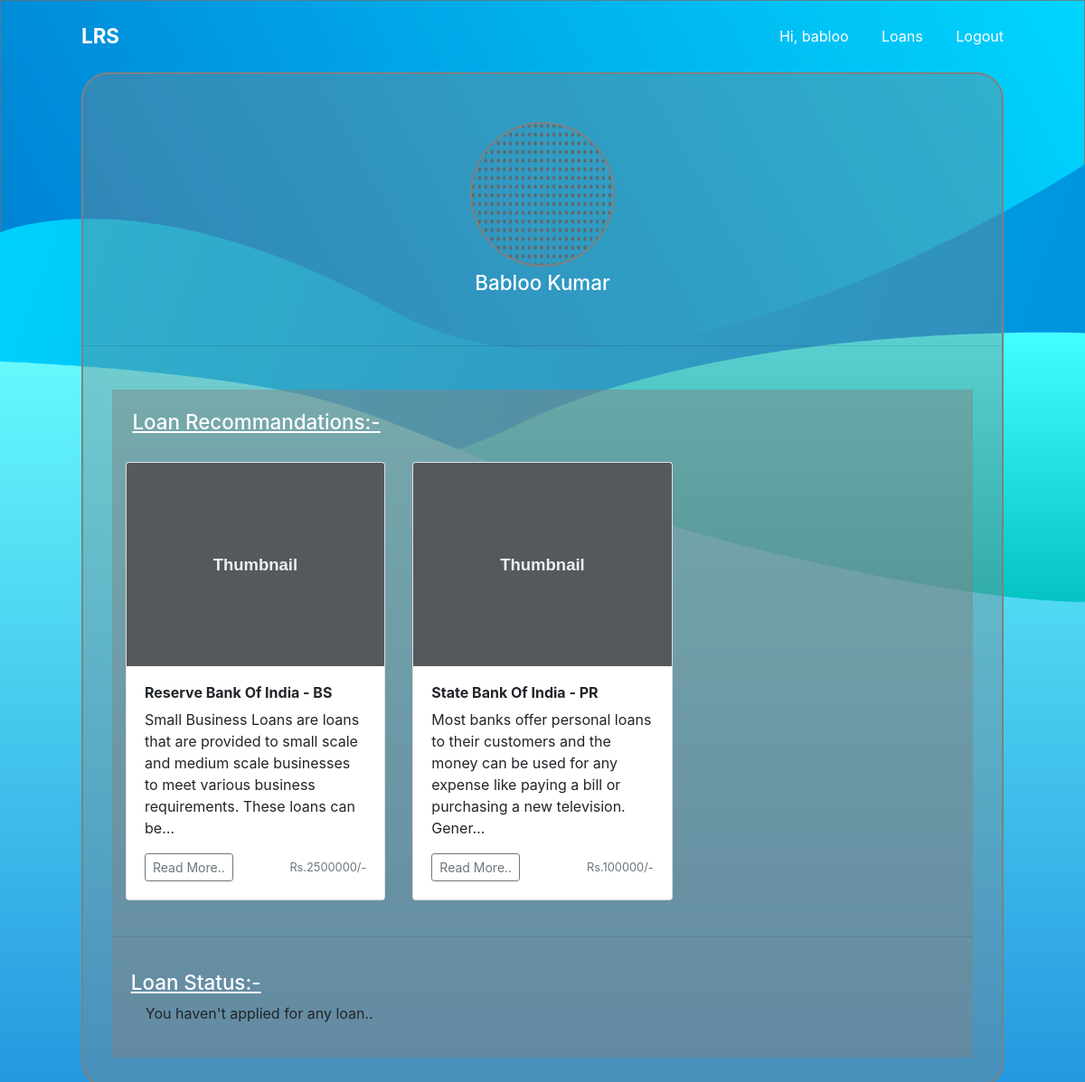
Page /profile (signed in) on the committed database.
### account/models.py (models this page shows, shortened)
class Account(AbstractBaseUser):
    email = models.EmailField(verbose_name="email", max_length=60, unique=True)
    username = models.CharField(max_length=30, unique=True)
    date_joined = models.DateTimeField(
        verbose_name='date joined', auto_now_add=True)
    last_login = models.DateTimeField(verbose_name='last login', auto_now=True)
    is_admin = models.BooleanField(default=False)
    is_active = models.BooleanField(default=True)
    is_staff = models.BooleanField(default=False)
    is_superuser = models.BooleanField(default=False)
    USERNAME_FIELD = 'email'
    REQUIRED_FIELDS = ['username', ]
    objects = MyAccountManager()

### app/models.py (models this page shows, shortened)
class profile(models.Model):
    user = models.ForeignKey(User, on_delete=models.CASCADE)
    firstName = models.CharField(max_length=140, null=True)
    lastName = models.CharField(max_length=140, null=True)
    image = models.ImageField(upload_to='images/', null=True)

class Loans(models.Model):
    Loantypes = (
        ("HM", "Home"),
        ("PR", "Personal"),
        ("BS", "Bussiness")
    )
    bank = models.CharField(max_length=200)
    type = models.CharField(max_length=100, null=True, choices=Loantypes)
    amount = models.IntegerField()
    interest = models.IntegerField()
    content = models.TextField(null=True)

### app/views.py (the view)
# urls.py: path('profile', views.profilePage, name="profile"),
@login_required(login_url="account/login")
def profilePage(request):
    try:
        pro = profile.objects.get(user=request.user)
        queryset = VisitedLoan.objects.filter(
            user=request.user).order_by('-timevisited')
        data = []
        for query in queryset:
            try:
                temp = Loans.objects.get(id=query.visitedLoanId)
                data.append(temp)
            except Loans.DoesNotExist:
                continue
    except profile.DoesNotExist or VisitedLoan.DoesNotExist:
        return render(request, "app/profile.html", {"updated": False})
    return render(request, "app/profile.html", {"profile": pro, "updated": True, "loans": data})

### app/templates/app/profile.html (shortened to what this page needs)
{% extends 'base.html' %}
{% load static %}
{% block main %}
<section id="profile-sec">
    <div class="profile">
        <div class="profile-pic">
            {% if profile.image.url %}
            <img src="{{profile.image.url}}">
            {% else %}
            <img src="{% static 'img/logo.png' %}">
            {% endif %}
            {% if updated %}
            <h1>{{profile.firstName}} {{profile.lastName}}</h1>
            {% else %}
            <h1>{{user.username}}</h1>
            {% endif %}
        </div>
        {% if updated %}
        <hr>
        <div class="profile-data-wrepper">
            <div class="loan-recomand">
                <h2 id="loanRecommand">Loan Recommandations:-</h2>
                <div class="container">
                    <div class="row">
                        {% if loans %}
                        {% for loan in loans %}
                        <div class="col-md-4">
                            <div class="card mb-4 box-shadow">
                                <img class="card-img-top"
                                    data-src="holder.js/100px225?theme=thumb&amp;bg=55595c&amp;fg=eceeef&amp;text=Thumbnail"
                                    alt="Thumbnail [100%x225]" style="height: 225px; width: 100%; display: block;"
                                    data-holder-rendered="true">
                                <div class="card-body">
                                    <h2 style="font-size:1em;font-weight:bold;">{{loan.bank}} - {{loan.type}}</h2>
                                    <p class="card-text">{{loan.content|truncatechars:150}}</p>
                                    <div class="d-flex justify-content-between align-items-center">
                                        <div class="btn-group">
                                            <a class="btn btn-sm btn-outline-secondary"
                                                href="{% url 'app:loanDetail' loan.id %}">Read
                                                More..</a>
                                        </div>
                                        <small class="text-muted">Rs.{{loan.amount}}/-</small>
                                    </div>
                                </div>
                            </div>
                        </div>
                        {% endfor %}
                        {% else %}
                        <h1 style="color: white; font-size:1.3em; padding:1em;">We don't have any Recommandations for
                            you...</h1>
                        {% endif %}
                    </div>
                </div>
                <hr>
                <div class="loan-status">
                    <h2>Loan Status:-</h2>
                    <p>You haven't applied for any loan..</p>
                </div>
            </div>
            {% else %}
            <a href="{% url "app:update" %}" id="updatelink">Update your profile first</a>
            {% endif %}
        </div>
</section>
{% endblock main %}

### templates/base.html (shortened to what this page needs)
{% load static %}
<!doctype html>
<html>
<head>
    <link rel="stylesheet" href="{% static 'style/style.css' %}">
    <link rel="stylesheet" href="https://stackpath.bootstrapcdn.com/bootstrap/4.4.1/css/bootstrap.min.css">
</head>
<body>
    <nav>
        <div class="nav-bar">
            <div class="logo">
                <a href="/">LRS</a>
            </div>
            <div class="nav-items">
                {% if user.is_authenticated %}
                    <a href="{% url 'app:profile' %}">Hi, {{user.username}}</a>
                    <a href="{% url 'app:loans' %}">Loans</a>
                    <a href="{% url 'account:logout' %}">Logout</a>
                {% else %}
                <a href="{% url 'account:login' %}" id="login">Login</a>
                <a href="{% url 'account:register' %}" id="block">SignUp</a>
                {% endif %}
            </div>
        </div>
    </nav>
    {% block main %}
    {% endblock main %}
</body>
</html>

### static/style/style.css (style rules this page uses)
* { padding: 0; margin: 0; box-sizing: border-box; }
html { width: 100%; height: 100%; font-family: 'Segoe UI', Tahoma, Geneva, Verdana, sans-serif; background: url("../img/bg2.png") no-repeat; background-size: cover; background-position: top center; background-color: #1c89db; }
body { width: 100%; height: 100%; background: url("../img/bg2.png") no-repeat; background-size: cover; background-position: top center; }
nav { width: 100%; height: 10vh; }
nav .nav-bar { width: 85%; height: 100%; margin: auto; display: flex; align-items: center; justify-content: space-between; animation: animate 0.3s forwards; }
.nav-bar .logo { color: white; font-weight: bold; font-size: 1.4em; }
.logo a { text-decoration: none; color: white; }
.nav-bar .nav-items a { text-decoration: none; color: white; margin-left: 2em; }
.logo a { color: white; text-decoration: none; }
section { width: 100%; height: 90vh; }
#profile-sec { width:100%; height: auto; display: flex; align-items: center; justify-content: center; }
.profile { display: flex; width: 85%; height: auto; border: 2px solid gray; flex-direction: column; border-radius: 30px; background-color: rgba(128, 128, 128, 0.374); margin-bottom: 2em; }
.profile .profile-pic { width: 100%; height: auto; padding: 2em; display: flex; flex-direction: column; align-items: center; justify-content: center; border-top-left-radius: 30px; border-top-right-radius: 30px; }
.profile-pic h1 { font-size:1.4em; color: white; text-transform: capitalize; align-self: center; }
.profile-pic img { width: 160px; height: 160px; margin:1.3em; margin-bottom:0.3em; border-radius: 50%; border: 2px solid gray; }
.profile .profile-data-wrepper { display: flex; align-items: center; justify-content: space-around; padding: 2em; flex-wrap: wrap; }
.profile-data-wrepper .loan-recomand { background-color:rgba(128, 128, 128, 0.459); min-width: 350px; }
.profile-data-wrepper .loan-status { padding: 1.3em; min-width: 350px; }
.profile-data-wrepper .loan-status h2 { font-size:1.4em; color: white; text-decoration: underline; }
.profile-data-wrepper .loan-status p { font-size:1em; padding: 0 1em; }
#loanRecommand { font-size:1.4em; color: white; padding: 1em; text-decoration: underline; }

### rows in the picture
Account: username "babloo"
profile: image (picture), firstName "Babloo", lastName "Kumar"
Loans: bank "Reserve Bank Of India", type "BS", content "Small Business Loans are loans that are provided to small scale and medium scale businesses to meet various business requirements. These loans can be…", amount "2500000"
Loans: bank "State Bank Of India", type "PR", content "Most banks offer personal loans to their customers and the money can be used for any expense like paying a bill or purchasing a new television. Gener…", amount "100000"
